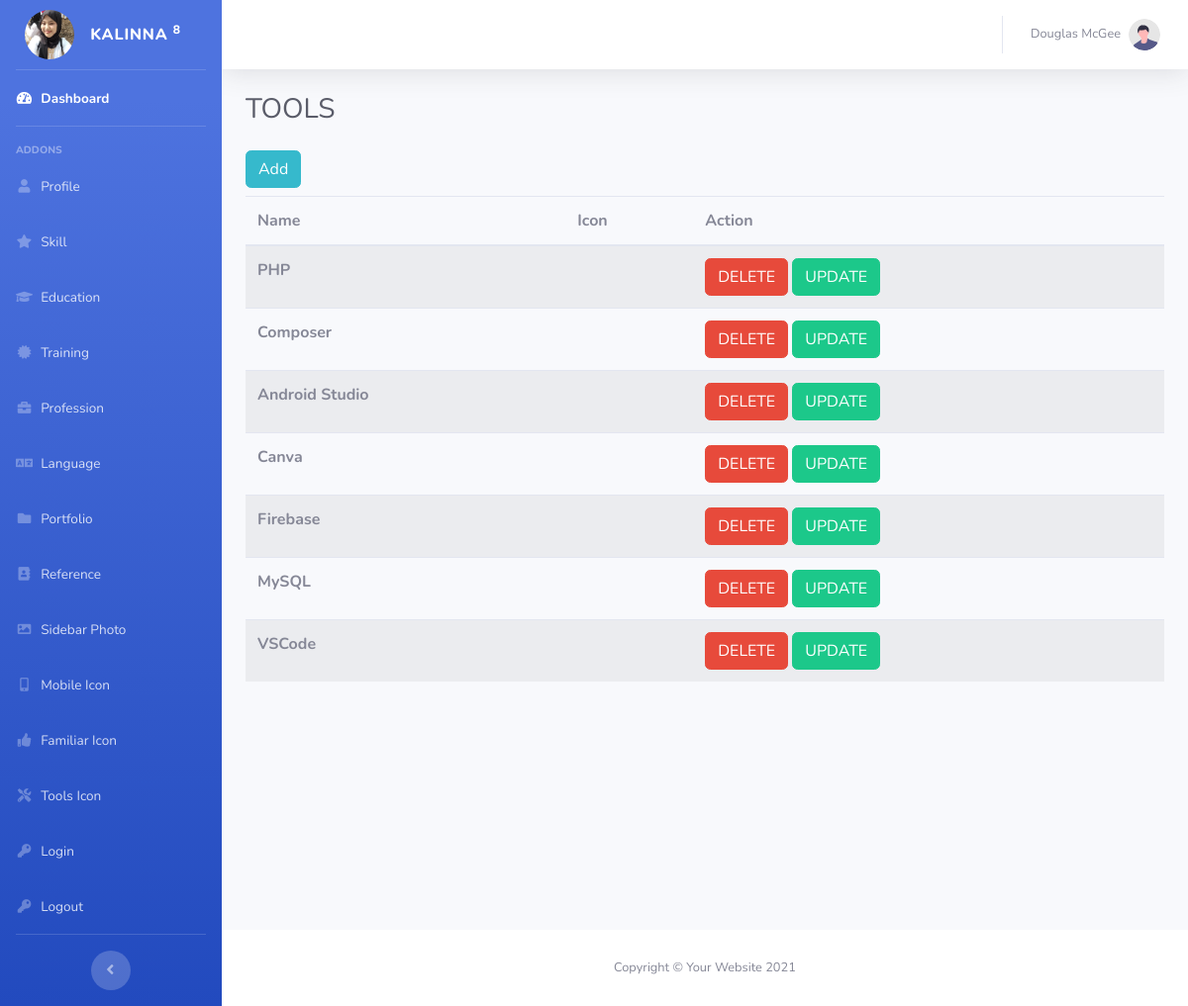
The app's page /back-end-sb-admin/startbootstrap-sb-admin-2-gh-pages/tabel_tools.php (signed in) with its own data.
### tables this page shows
CREATE TABLE `tools` (
  `id_tools` int(11) NOT NULL,
  `nama` varchar(256) NOT NULL,
  `icon` varchar(256) NOT NULL
);

### back-end-sb-admin/startbootstrap-sb-admin-2-gh-pages/tabel_tools.php (the view, shortened to what this page needs)
<?php
include "connection.php";
$select_tools = mysqli_query($koneksi, "SELECT * FROM tools ORDER BY id_tools DESC");
?>
<?php include "header.php" ?>
<body id="page-top">
    <div id="wrapper">
        <?php include "sidebar.php" ?>
        <div id="content-wrapper" class="d-flex flex-column">
            <div id="content">
                <?php include "topbar.php" ?>
                <div class="container-fluid">
                    <div class="d-sm-flex align-items-center justify-content-between mb-4">
                        <h1 class="h3 mb-0 text-gray-800">TOOLS</h1>
                    </div>
<a href="form_tools.php" class="btn btn-info mb-2">Add</a>
                    <table class="table table-striped">
                        <thead>
                            <tr>
                                <th scope="col">Name</th>
                                <th scope="col">Icon</th>
                                <th scope="col">Action</th>
</tr>
</thead>
<tbody>
    <?php
    while ($tampil=mysqli_fetch_object($select_tools)):
        ?>
        <tr>
            <th scope="row"><?php echo $tampil->nama; ?></th>
            <td>
                </td>
                <td>
                <a href="delete_tools.php?id_tools=<?php echo $tampil->id_tools; ?>"
                class="btn btn-danger" onclick="return confirm('Confirm to delete?')">DELETE</a>
                <a href="update_form_tools.php?id_tools=<?php echo $tampil->id_tools; ?>" class="btn btn-success">UPDATE</a>
                </td>
                </tr>
                <?php endwhile ?>
                </tbody>
                </table>
            </div>
        </div>
            <?php include "footer.php" ?>
        </div>
    </div>
    <?php include "bottom.php" ?>

### records on screen
tools: nama "PHP"
tools: nama "Composer"
tools: nama "Android Studio"
tools: nama "Canva"
tools: nama "Firebase"
tools: nama "MySQL"
tools: nama "VSCode"
